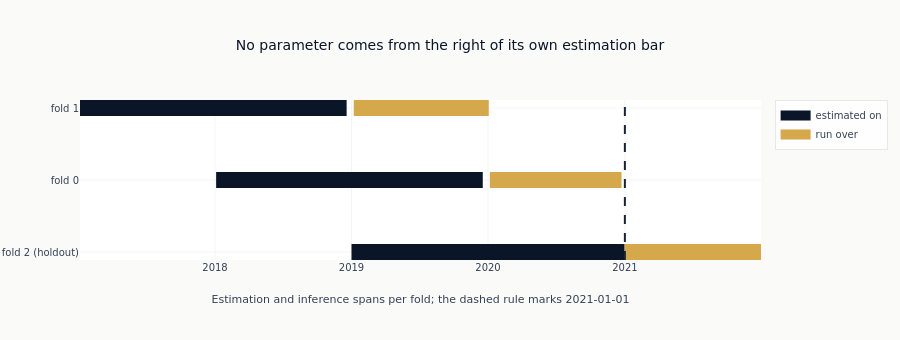

The code cell stored with this chart in its notebook:
### Markdown cell above
### F1. The fold contract

What the table states, the figure shows: every estimation bar sits entirely to the left of the
inference bar it feeds, and every estimation bar ends left of the holdout rule. The last row is
the added holdout fold, and it is the one to read carefully - its inference bar is the only one
that crosses the rule, and its estimation bar stops short of it.

### Code cell
fit_colour, infer_colour = ml4t_palette(2, categorical=True)
fig = go.Figure()
for row_index, row in enumerate(CHRONOLOGICAL):
    label = f"fold {row['fold']}" + (" (holdout)" if row["is_holdout"] else "")
    for span, colour, name in (
        (("fit_start", "fit_end"), fit_colour, "estimated on"),
        (("infer_start", "infer_end"), infer_colour, "run over"),
    ):
        fig.add_trace(
            go.Scatter(
                x=[row[span[0]], row[span[1]]],
                y=[label, label],
                mode="lines",
                line=dict(color=colour, width=16),
                name=name,
                showlegend=row_index == 0,
            )
        )
fig.add_vline(x=HOLDOUT_START, line_dash="dash", line_color=ml4t_palette(3)[2])
fig.update_layout(
    title="No parameter comes from the right of its own estimation bar",
    xaxis_title=f"Estimation and inference spans per fold; the dashed rule marks {HOLDOUT_START}",
    height=340,
)
fig.update_yaxes(autorange="reversed")
fig.show()

### Figure 1 — Plotly figure (JSON) as saved in the notebook; plotly's stock layout.template omitted (floating-point values rounded to 4 significant figures)
{"data": [{"line": {"color": "#0a1628", "width": 16}, "mode": "lines", "name": "estimated on", "showlegend": true, "type": "scatter", "x": ["2017-01-05", "2018-12-19"], "y": ["fold 1", "fold 1"]}, {"line": {"color": "#D4A84B", "width": 16}, "mode": "lines", "name": "run over", "showlegend": true, "type": "scatter", "x": ["2019-01-07", "2020-01-03"], "y": ["fold 1", "fold 1"]}, {"line": {"color": "#0a1628", "width": 16}, "mode": "lines", "name": "estimated on", "showlegend": false, "type": "scatter", "x": ["2018-01-04", "2019-12-18"], "y": ["fold 0", "fold 0"]}, {"line": {"color": "#D4A84B", "width": 16}, "mode": "lines", "name": "run over", "showlegend": false, "type": "scatter", "x": ["2020-01-06", "2020-12-23"], "y": ["fold 0", "fold 0"]}, {"line": {"color": "#0a1628", "width": 16}, "mode": "lines", "name": "estimated on", "showlegend": false, "type": "scatter", "x": ["2019-01-01", "2020-12-31"], "y": ["fold 2 (holdout)", "fold 2 (holdout)"]}, {"line": {"color": "#D4A84B", "width": 16}, "mode": "lines", "name": "run over", "showlegend": false, "type": "scatter", "x": ["2021-01-01", "2021-12-31"], "y": ["fold 2 (holdout)", "fold 2 (holdout)"]}], "layout": {"height": 340, "shapes": [{"line": {"color": "#152238", "dash": "dash"}, "type": "line", "x0": "2021-01-01", "x1": "2021-01-01", "xref": "x", "y0": 0, "y1": 1, "yref": "y domain"}], "title": {"text": "No parameter comes from the right of its own estimation bar"}, "xaxis": {"title": {"text": "Estimation and inference spans per fold; the dashed rule marks 2021-01-01"}}, "yaxis": {"autorange": "reversed"}}}
